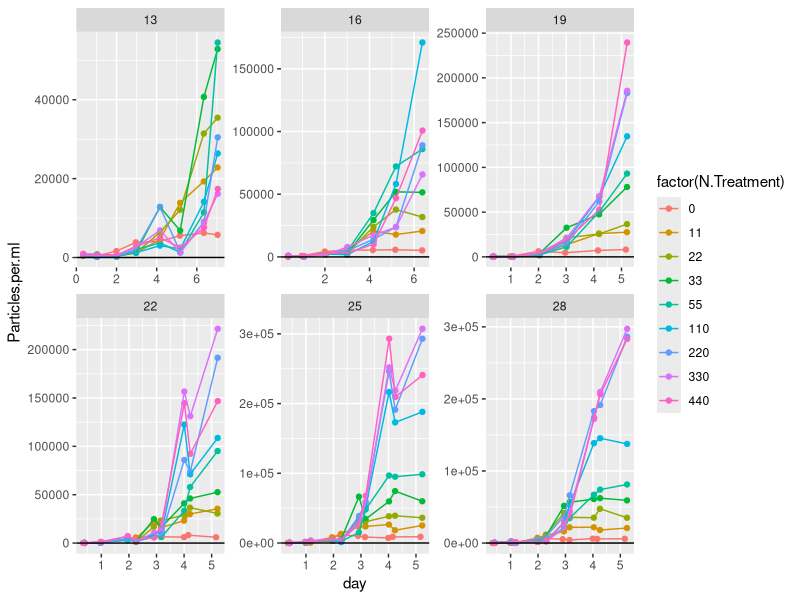
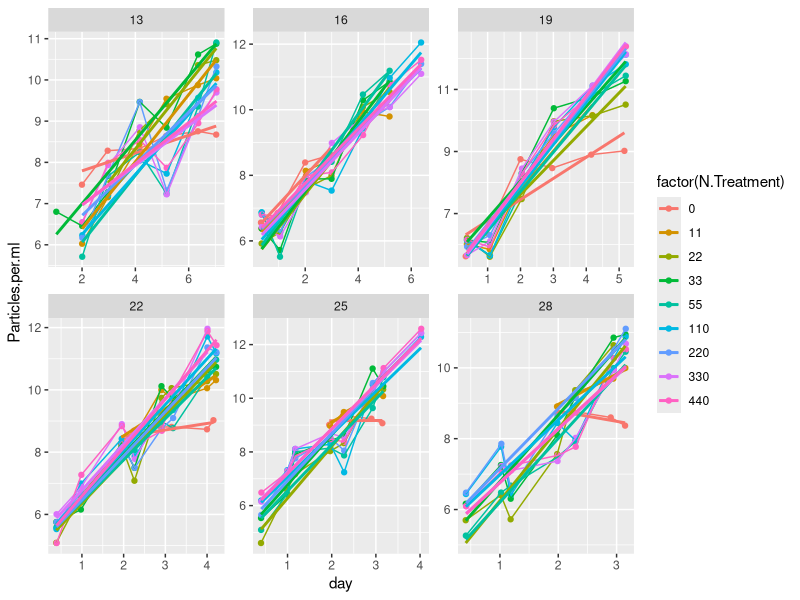
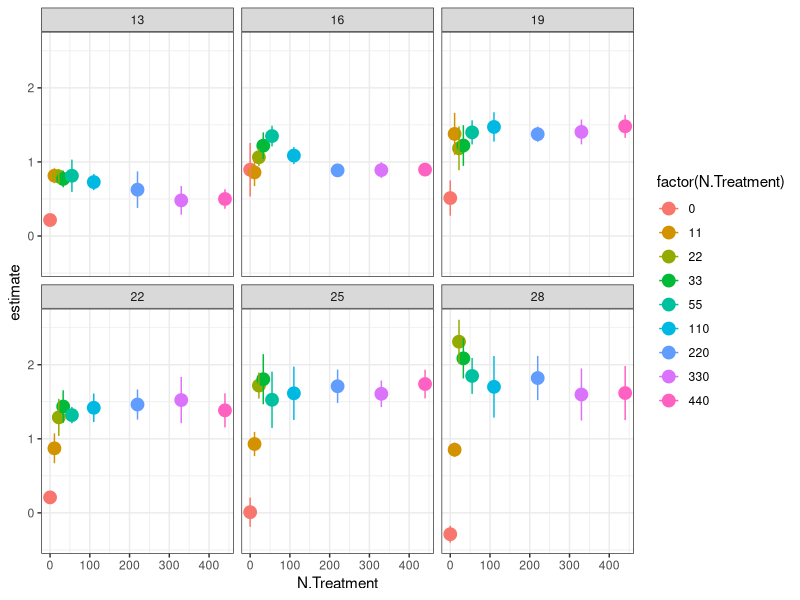

Recreate these plots in R, in order. (Note: this script raises an error after producing the figures.)
library(tidyverse)
library(broom)
library(minpack.lm)
library(purrr)
library(stringr)

CH <- read_csv("data/monod_data/CH_15_08_02.csv")

#take raw data, add actual N concentrations
CHN<- CH %>% 	
  mutate(day = Hours.since.Innoc/24) %>% 
  mutate(N.Treatment = str_replace(N.Treatment, "1", "11")) %>%
  mutate(N.Treatment = str_replace(N.Treatment, "2", "22")) %>% 
  mutate(N.Treatment = str_replace(N.Treatment, "3", "33")) %>%
  mutate(N.Treatment = str_replace(N.Treatment, "4", "55")) %>%
  mutate(N.Treatment = str_replace(N.Treatment, "5", "110")) %>%
  mutate(N.Treatment = str_replace(N.Treatment, "6", "220")) %>%
  mutate(N.Treatment = str_replace(N.Treatment, "7", "330")) %>%
  mutate(N.Treatment = str_replace(N.Treatment, "8", "440")) %>%  
  mutate(N.Treatment = str_replace(N.Treatment, "1105", "55")) %>% 
  mutate(N.Treatment = as.numeric(N.Treatment))

#plot raw data 
CHN %>% 
  mutate(day = Hours.since.Innoc/24) %>% 
  #filter(Temperature==16) %>% 
  #mutate(Particles.per.ml = log(Particles.per.ml)) %>% 
  ggplot(data = ., aes(x = day, y = Particles.per.ml, color = factor(N.Treatment))) + geom_point() +
  facet_wrap( ~ Temperature, scales = "free") + geom_line() + geom_abline(slope = 1, intercept = 5)


#filter out data where K seems to have been reached beyond the variability expected by noise (quite arbitrary)
CHfiltered<- CH %>% 
  mutate(day = Hours.since.Innoc/24) %>% 
  filter(Temperature == 13 & N.Treatment == 8 & day>1.5 |
           Temperature == 13 & N.Treatment == 7 & day>1.5 |
           Temperature == 13 & N.Treatment == 6 & day>1.5| 
           Temperature == 13 & N.Treatment == 5 & day>1.5|
           Temperature == 13 & N.Treatment == 4 & day>1.5|
           Temperature == 13 & N.Treatment == 3 & day>0.5|
           Temperature == 13 & N.Treatment == 2 & day>2.5|
           Temperature == 13 & N.Treatment == 1 & day>1.5|
           Temperature == 13 & N.Treatment == 0 & day>1.5|
           Temperature == 16 & N.Treatment == 8 & day<7 |
           Temperature == 16 & N.Treatment == 7 & day<7 |
           Temperature == 16 & N.Treatment == 6 & day<7 | 
           Temperature == 16 & N.Treatment == 5 & day<7 |
           Temperature == 16 & N.Treatment == 4 & day<6 |
           Temperature == 16 & N.Treatment == 3 & day<6 |
           Temperature == 16 & N.Treatment == 2 & day<6 |
           Temperature == 16 & N.Treatment == 1 & day<6 |
           Temperature == 16 & N.Treatment == 0 & day<4 |
           Temperature == 19 & N.Treatment == 8 & day<6|
           Temperature == 19 & N.Treatment == 7 & day<6|
           Temperature == 19 & N.Treatment == 6 & day<6| 
           Temperature == 19 & N.Treatment == 5 & day<6|
           Temperature == 19 & N.Treatment == 4 & day<6|
           Temperature == 19 & N.Treatment == 3 & day<6 |
           Temperature == 19 & N.Treatment == 2 & day<6 |
           Temperature == 19 & N.Treatment == 1 & day<5 |
           Temperature == 19 & N.Treatment == 0 & day<6 |
           Temperature == 22 & N.Treatment == 8 & day<5 |
           Temperature == 22 & N.Treatment == 7 & day<4.1 |
           Temperature == 22 & N.Treatment == 6 & day<5 | 
           Temperature == 22 & N.Treatment == 5 & day<5 |
           Temperature == 22 & N.Treatment == 4 & day<5 |
           Temperature == 22 & N.Treatment == 3 & day<5 |
           Temperature == 22 & N.Treatment == 2 & day<5 |
           Temperature == 22 & N.Treatment == 1 & day<5 & day>1.5|
           Temperature == 22 & N.Treatment == 0 & day<5 & day>1.5|
           Temperature == 25 & N.Treatment == 8 & day<4.1 |
           Temperature == 25 & N.Treatment == 7 & day<4.1 |
           Temperature == 25 & N.Treatment == 6 & day<4.1 | 
           Temperature == 25 & N.Treatment == 5 & day<4.1 |
           Temperature == 25 & N.Treatment == 4 & day<4 |
           Temperature == 25 & N.Treatment == 3 & day<4 |
           Temperature == 25 & N.Treatment == 2 & day<4 |
           Temperature == 25 & N.Treatment == 1 & day<4 & day>1.5|
           Temperature == 25 & N.Treatment == 0 & day<3.8 & day>1.5|
           Temperature == 28 & N.Treatment == 8 & day<4 |
           Temperature == 28 & N.Treatment == 7 & day<4 |
           Temperature == 28 & N.Treatment == 6 & day<4 | 
           Temperature == 28 & N.Treatment == 5 & day<4 |
           Temperature == 28 & N.Treatment == 4 & day<4 |
           Temperature == 28 & N.Treatment == 3 & day<4 |
           Temperature == 28 & N.Treatment == 2 & day<4 |
           Temperature == 28 & N.Treatment == 1 & day<4 & day>1.5|
           Temperature == 28 & N.Treatment == 0 & day<3.8 & day>1.5)



#take filtered data, add actual N concentrations, plot monod curves
CHfilteredN<- CHfiltered %>% 	
  mutate(N.Treatment = str_replace(N.Treatment, "1", "11")) %>%
  mutate(N.Treatment = str_replace(N.Treatment, "2", "22")) %>% 
  mutate(N.Treatment = str_replace(N.Treatment, "3", "33")) %>%
  mutate(N.Treatment = str_replace(N.Treatment, "4", "55")) %>%
  mutate(N.Treatment = str_replace(N.Treatment, "5", "110")) %>%
  mutate(N.Treatment = str_replace(N.Treatment, "6", "220")) %>%
  mutate(N.Treatment = str_replace(N.Treatment, "7", "330")) %>%
  mutate(N.Treatment = str_replace(N.Treatment, "8", "440")) %>%  
  mutate(N.Treatment = str_replace(N.Treatment, "1105", "55")) %>% 
  mutate(N.Treatment = as.numeric(N.Treatment))

#plot filtered data - linear model fits...
CHfilteredN %>% 
  #filter(day>0.5) %>% 
  mutate(Particles.per.ml = log(Particles.per.ml+100)) %>% 
  ggplot(data = ., aes(x = day, y = Particles.per.ml, color = factor(N.Treatment))) + geom_point() +
  facet_wrap( ~ Temperature, scales = "free") + geom_line() + 
  geom_smooth(method=lm, se=FALSE) 

#plot monod curves with error
linear_r<-CHfilteredN %>% 
  mutate(Particles.per.ml = log(Particles.per.ml+100)) %>% 
  filter(day>0.5) %>% 
  group_by(N.Treatment, Temperature) %>% 
  do(tidy(lm(Particles.per.ml ~ day, data=.))) 
linear_r %>% 
  filter(term=="day") %>% 
  ggplot(aes(x = N.Treatment, y = estimate, color = factor(N.Treatment))) + geom_point(size = 4) +
  theme_bw() + facet_wrap( ~ Temperature) + 
  geom_errorbar(aes(ymin=estimate-std.error, ymax=estimate+std.error), width=.2)


write_csv(linear_r, "data-processed/CH_r_lm.csv")
ggsave("figures/CH_monod_curves.png")

#plot linear fit over raw data
linear_r_aug<- CHfilteredN %>% 
  mutate(Particles.per.ml = log(Particles.per.ml+100)) %>% 
  #filter(day>1.5) %>% 
  group_by(N.Treatment, Temperature) %>% 
  do(augment(lm(Particles.per.ml ~ day, data=.)))

CHN %>% 
  mutate(Particles.per.ml = log(Particles.per.ml)) %>% 
  filter(N.Treatment %in% c(220)) %>% 
  ggplot(data = ., aes(x = day, y = Particles.per.ml, color = factor(N.Treatment))) + 
  geom_point() +
  facet_wrap( ~ Temperature, scales = "free") + geom_line() + 
  geom_line(data=subset(linear_r_aug, linear_r_aug$N.Treatment%in% c(55,110,220,440)), aes(x=day, y=.fitted, colour=factor(N.Treatment)))
  #geom_line(data=linear_r_aug, aes(x=day, y=.fitted, colour=factor(N.Treatment)))


ggsave("figures/CH_linear_R_fits.png")

#fitting monod curve -------
CH_r_lm<-read_csv("data-processed/CH_r_lm.csv") #read in the data

CH_ks_umax<-CH_r_lm %>%
  filter(N.Treatment!=0) %>%
  filter(term=="day") %>% 
  group_by(Temperature) %>% 
  mutate(r_estimate=estimate) %>% 
  do(tidy(nls(r_estimate ~ umax* (N.Treatment / (ks+ N.Treatment)),
              data= .,  start=list(ks = 0.001, umax = 0.01), algorithm="port", lower=list(c=0, d=0),
              control = nls.control(maxiter=100, minFactor=1/204800000))))
write_csv(CH_ks_umax, "data-processed/CH_ks_umax.csv")

CH_ks_umax_fitted<-CH_r_lm %>%
  filter(N.Treatment!=0) %>%
  filter(term=="day") %>% 
  group_by(Temperature) %>% 
  mutate(r_estimate=estimate) %>% 
  do(augment(nls(r_estimate ~ umax* (N.Treatment / (ks+ N.Treatment)),
                 data= .,  start=list(ks = 0.001, umax = 0.01), algorithm="port", lower=list(c=0, d=0),
                 control = nls.control(maxiter=100, minFactor=1/204800000))))

#plot monod curves with fitted line
linear_r %>% 
  filter(term=="day") %>% 
  filter(N.Treatment!=0) %>%
  ggplot(aes(x = N.Treatment, y = estimate, color = factor(N.Treatment))) + geom_point(size = 4) +
  theme_bw() + facet_wrap( ~ Temperature) + 
  geom_errorbar(aes(ymin=estimate-std.error, ymax=estimate+std.error), width=.2) + 
  geom_line(data=CH_ks_umax_fitted, aes(x=N.Treatment, y=.fitted), color=1) 


#stat_function(fun = function(x) test$umax[3]*(x / (test$ks[3]+ x)))
#joey please help me draw line from a dataframe that parse out over plots by temperature

CH_ks_umax %>%
  filter(term=="umax") %>%
  ggplot(aes(x = Temperature, y = estimate)) + geom_point(size = 2) +
  geom_errorbar(aes(ymin=estimate-std.error, ymax=estimate+std.error), width=.2)

CH_ks_umax %>%
  filter(term=="ks") %>%
  ggplot(aes(x = Temperature, y = estimate)) + geom_point(size = 4) +
  geom_errorbar(aes(ymin=estimate-std.error, ymax=estimate+std.error), width=.2)


# plot R-star ------------
#R* = mKs / umax - m
#
#set m at 0.1
CH_umax<- CH_ks_umax %>%
  filter(term=="umax") 
CH_ks<- CH_ks_umax %>%
  filter(term=="ks") 
m<-rep(0.1, 6)
CH_umax$rstar_mean<-m * CH_ks$estimate / (CH_umax$estimate - m)
CH_umax %>%
  ggplot(aes(x = Temperature, y = rstar_mean)) + geom_point(size = 4) 

#next redo this by pulling 1000 iterations from umax and k estimates with norm dist with se
#write a function to draw random numbers with a boundary of 0:
rtnorm <- function(n, mean, sd, a = -Inf, b = Inf){
  qnorm(runif(n, pnorm(a, mean, sd), pnorm(b, mean, sd)), mean, sd)
}

CH_rstar_norm_summ<-data.frame(median=1:6, lci=1:6, uci=1:6, Temperature=CH_ks$Temperature)
for(i in 1:length(CH_umax$estimate)){
  rstar_norm<-(rtnorm(n=100, mean=CH_ks$estimate[i], sd=CH_ks$std.error[i], a=0, b=Inf)*m)/
    (rnorm(100, mean=CH_umax$estimate[i], sd=CH_umax$std.error[i])-m)
  CH_rstar_norm_summ[i,c(1:3)]<-quantile(rstar_norm, c(0.5, 0.05, 0.95))
}
write_csv(CH_rstar_norm_summ, "data-processed/CH_rstar.csv")

with(CH_rstar_norm_summ, plot(median~Temperature, ylim=c(0, max(uci)*1.2), ylab="R star, uM", las=1))
with(CH_rstar_norm_summ, segments(Temperature, lci, 
                                  Temperature, uci))




# previous coding working in non-logged data, fitting exponential curve

CHfilteredN %>% 
  group_by(Temperature, N.Treatment) %>% 
  do(tidy(nls(Particles.per.ml ~ 75 * (1+a)^(day),
              data= .,  start=list(a=0.01),
              control = nls.control(maxiter=100, minFactor=1/204800000)))) %>% 
  ungroup() %>% 
  ggplot(aes(x = N.Treatment, y = estimate, color = factor(N.Treatment))) + geom_point(size = 4) +
  geom_line() + theme_bw() + facet_wrap( ~ Temperature)
ggsave("figures/CH_monod_curves.png")

CH_r <- CHfilteredN %>% 
  group_by(Temperature, N.Treatment) %>% 
  do(tidy(nls(Particles.per.ml ~ 75 * (1+a)^(day),
              data= .,  start=list(a=0.01),
              control = nls.control(maxiter=100, minFactor=1/204800000)))) 
write_csv(CH_r, "data-processed/fitted_r_CH_from_2015.csv")

CHfilteredN %>% 
  group_by(Temperature, N.Treatment) %>% 
  do(tidy(nls(Particles.per.ml ~ 75 * (1+a)^(day),
              data= .,  start=list(a=0.01),
              control = nls.control(maxiter=100, minFactor=1/204800000)))) %>% 
  ggplot(aes(x = Temperature, y = estimate, color = factor(Temperature))) + geom_point(size = 4) +
  geom_line() + theme_bw() + facet_wrap( ~ N.Treatment)
ggsave("figures/CH_TPC_by_nitrate_curves.png")


#set up the bootstrapping
for (j in c(13, 16, 19, 22, 25, 28)){
  for (k in c(0, 11, 22, 33, 55, 110, 220, 440)){
    test<-subset(CHfilteredN, CHfilteredN$Temperature==j & CHfilteredN$N.Treatment==k)
    boot_r<-1:100
    for(i in 1:100){
      mod<-sample_n(test, length(test$day)-1) %>% #take a sample of 1 - total # of days
        do(tidy(nls(Particles.per.ml ~ 75 * (1+a)^(day),
                    data= .,  start=list(a=0.01),
                    control = nls.control(maxiter=100, minFactor=1/204800000))))
      boot_r[i]<-mod$estimate
      name<-data.frame(a=boot_r, Temperature=test$Temperature[1], N.Treatment=test$N.Treatment[1], run=1:100)
      assign(paste("CHboot_r_unique", test$Temperature[1], test$N.Treatment[1], sep ="_"), name)
    }
  }
}

# bind all of the objects that start with boot_r_unique_!
CH_unique_boots<-do.call("rbind", mget(ls(pattern="CHboot_r_unique")))
dim(CH_unique_boots)

#plot the bootstrapped data - monod
CH_unique_boots %>% 
  group_by(Temperature, N.Treatment) %>% 
  ggplot(aes(x = N.Treatment, y = a, color = factor(N.Treatment))) + geom_point(size = 2) +
  geom_line() + theme_bw() + facet_wrap( ~ Temperature) + 
  stat_summary(mapping = aes(x = N.Treatment, y = a),
               fun.ymin = function(z) { quantile(z,0.05) },
               fun.ymax = function(z) { quantile(z,0.95) },
               fun.y = median, pch=1, size = 0.5, colour="black")
ggsave("figures/CH_monod_bootstrap.png")

#fit monod curve to each bootstrap
CH_ks_umax_boot<-CH_unique_boots %>%
  filter(N.Treatment!=0) %>%
  group_by(Temperature, run) %>% 
  mutate(r_estimate=a) %>% 
  do(tidy(nls(r_estimate ~ umax* (N.Treatment / (ks+ N.Treatment)),
              data= .,  start=list(ks = 1, umax = 1), algorithm="port", lower=list(c=0, d=0),
              control = nls.control(maxiter=500, minFactor=1/204800000))))
write_csv(CH_ks_umax_boot, "data-processed/CH_ks_umax_boot.csv")


#plot monod curves with fitted line
CH_ks_umax_fitted<-CH_unique_boots %>%
  filter(N.Treatment!=0) %>%
  group_by(Temperature, run) %>% 
  mutate(r_estimate=a) %>% 
  do(augment(nls(r_estimate ~ umax* (N.Treatment / (ks+ N.Treatment)),
                 data= .,  start=list(ks = 1, umax = 1), algorithm="port", lower=list(c=0, d=0),
                 control = nls.control(maxiter=100, minFactor=1/204800000))))

CH_unique_boots %>% 
  group_by(Temperature) %>% 
  filter(N.Treatment!=0) %>%
  ggplot(aes(x = N.Treatment, y = a, color = factor(N.Treatment))) + geom_point(size = 2) +
  theme_bw() + facet_wrap( ~ Temperature) + 
  geom_line(data=CH_ks_umax_fitted, aes(x=N.Treatment, y=.fitted, color=as.factor(run))) 
ggsave("figures/CH_monod_fitted_bootstrapped.png")
#Joey - can you help make this nice?

#get range of ks and umax for each temp
CH_summ_ks_umax<-CH_ks_umax_boot %>%
  #filter(term=="ks") %>% 
  group_by(Temperature, term) %>% 
  summarize(., mn=median(estimate), uci=quantile(estimate, 0.95), lci=quantile(estimate, 0.05))

CH_summ_ks_umax %>%
  ggplot(aes(x = Temperature, y = mn)) + geom_point(size = 2) +
         facet_wrap( ~ term, scales = "free") +
         geom_errorbar(aes(ymin=lci, ymax=uci), width=.2)
ggsave("figures/CH_ks_umax_boot.png")
